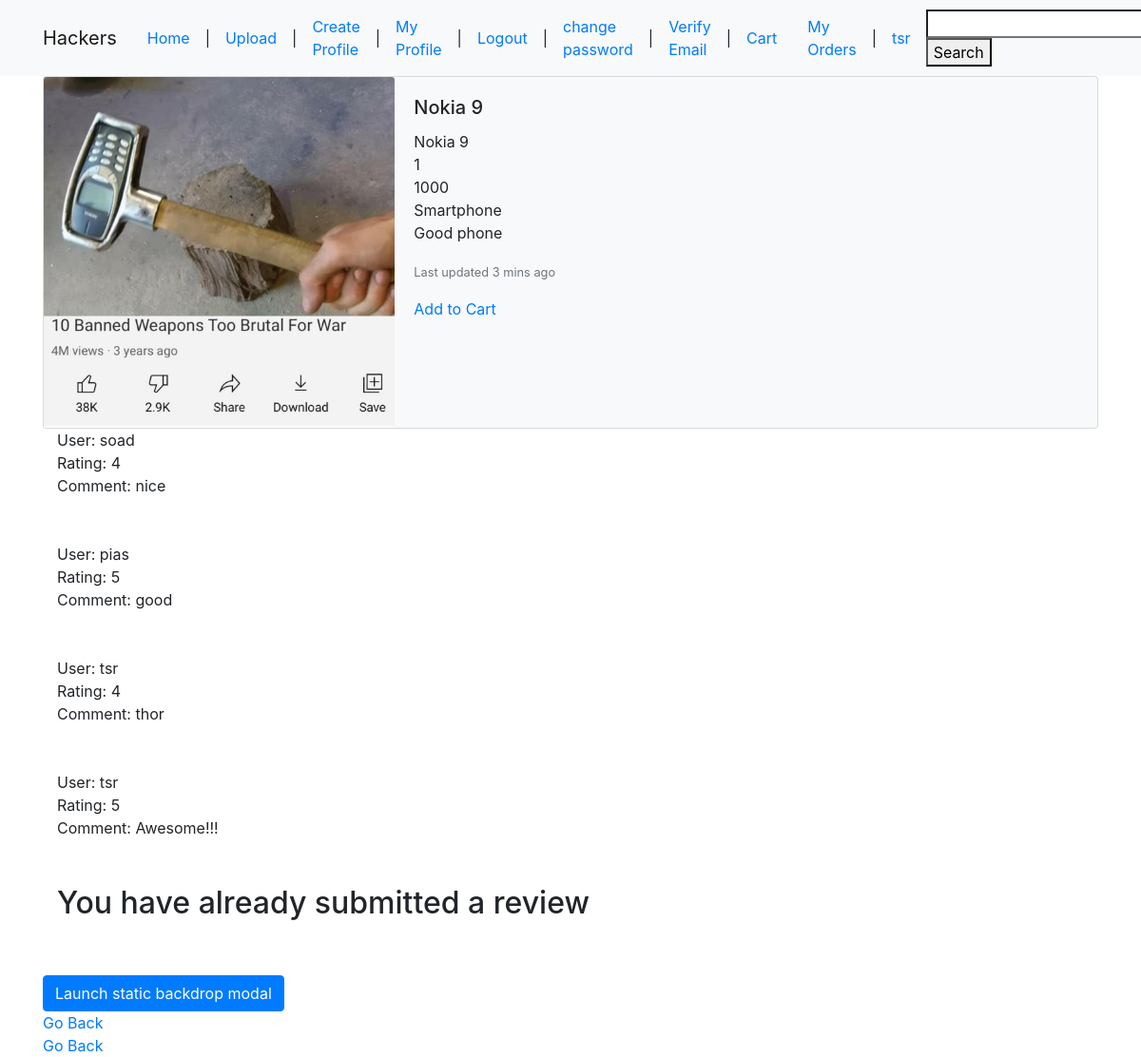
The page /review/1 (signed in) on the database its author committed.
### ProductManagement/models.py (models this page shows, shortened)
class Product(models.Model):
    name = models.CharField(max_length=100)
    price = models.IntegerField(blank=True)
    category = models.CharField(max_length=100)
    description = models.TextField(blank=True)
    image = models.ImageField(upload_to='products/images/', blank=True, default="products/images/default.jpg")
    file = models.FileField(upload_to='products/files/', blank=True, null=True, default='products/files/default.pdf')
    reviews = models.ManyToManyField(Review)

class Review(models.Model):
    RATING_OPTIONS = (
        ('1', '1'),
        ('2', '2'),
        ('3', '3'),
        ('4', '4'),
        ('5', '5')
    )
    rating = models.CharField(max_length=10, choices = RATING_OPTIONS, default='4')
    comment = models.TextField(blank=True, null=True)
    user = models.ForeignKey(User, on_delete=models.CASCADE, null=True, blank=True)
    def __str__(self):
        return self.rating

### ProductManagement/views.py (the view, shortened to what this page needs)
# urls.py: path('review/<int:product_id>', product_views.review_after_complete, name='review'),
@login_required
def review_after_complete(request, product_id):
    already_reviewed = False
    searched_product = get_object_or_404(Product, id=product_id)
    user_list = searched_product.reviews.filter(user=request.user)
    print(user_list, len(user_list))
    if len(user_list) != 0:
        already_reviewed = True
    form = ReviewForm()
    context = {
        'search': searched_product,
        'form': form,
        'already_reviewed': already_reviewed
    }
    return render(request, 'ProductManagement/detail_product_view_review.html', context)

### ProductManagement/forms.py
class ReviewForm(forms.ModelForm):
    class Meta:
        model = Review
        fields = ('rating', 'comment')

### templates/ProductManagement/detail_product_view_review.html
{% extends 'base2.html' %}
{% load crispy_forms_tags %}
{% block content  %}
        <div class="card bg-light mb-2`" >
          <div class="row no-gutters">
            <div class="col-md-4">
              <img src="{{ search.image.url }}" class="card-img" alt="...">
            </div>
            <div class="col-md-8">
              <div class="card-body">
                <h5 class="card-title">{{ search.name }}</h5>
                <p class="card-text">
                    {{ search.name }} <br>
                    {{ search.id }} <br>
                    {{ search.price }} <br>
                    {{ search.category }} <br>
                    {{ search.description }} <br>
                </p>
                <p class="card-text"><small class="text-muted">Last updated 3 mins ago</small></p>
                  <a href="{% url 'update-cart' search.id  %}" >Add to Cart</a>
              </div>
            </div>
          </div>
        </div>
    <div class="container">
        {% for review in search.reviews.all %}
            User: {{ review.user.username }}<br>
            Rating: {{ review.rating }} <br>
            Comment: {{ review.comment }} <br><br><br>
        {% endfor %}
    </div>
    <div class="container">
        {% if already_reviewed == False %}
        <form method="POST">
            {% csrf_token %}
            {{ form | crispy }}
            <button type="submit">Review</button>
        </form>
        {% else %}
            <h2>You have already submitted a review</h2>
        {% endif %}
    </div>
{% endblock content %}

### templates/base2.html (shortened to what this page needs)
<!doctype html>
<html lang="en">
  <head>
    <link rel="stylesheet" href="https://stackpath.bootstrapcdn.com/bootstrap/4.5.2/css/bootstrap.min.css">
  </head>
  <body>
      <nav class="navbar navbar-expand-lg navbar-light bg-light">
      <div class="container">
          <a class="navbar-brand" href="#">Hackers</a>
          <div class="collapse navbar-collapse" id="navbarSupportedContent">
              <a class="nav-link"  href="{% url 'products_list' %}">Home</a> |
            {% if user.is_authenticated %}
                <a class="nav-link"  href="{% url 'upload_product' %}">Upload</a> |
                <a class="nav-link"  href="{% url 'create_profile' %}">Create Profile</a> |
                <a class="nav-link"  href="{% url 'show_profile' %}">My Profile</a> |
                <a class="nav-link"  href="{% url 'logout' %}">Logout</a> |
                <a class="nav-link"  href="{% url 'password_change' %}">change password</a>  |
                <a class="nav-link"  href="{% url 'email' %}">Verify Email</a>  |
                <a class="nav-link"  href="{% url 'cart' %}">Cart</a>
                <a class="nav-link"  href="{% url 'my-orders' %}">My Orders</a>  |
                <a class="nav-link"  href="{% url 'show_profile' %}">{{ user.username }}</a>
            {% else %}
                <a class="nav-link"  href="{% url 'register' %}">Register</a> |
                <a class="nav-link"  href="{% url 'login' %}">Login</a>
                 <b>Stranger! </b>
            {% endif %}
            <form method="POST" action="{% url 'products_list' %}">
              <input  type="search" name="search">
              <button  type="submit">Search</button>
            </form>
        </div>
      </div>
    </nav>
        <div class="container">
            {% block content %}
            {% endblock content %}
        </div>
      <br><br>
      <div class="container">
            <button type="button" class="btn btn-primary" data-toggle="modal" data-target="#staticBackdrop">
              Launch static backdrop modal
            </button>
          <br>
            <br>
          <a href="javascript:history.back()">Go Back</a>
      </div>
  </body>
</html>

### rows shown on the page
Product: image (picture), name "Nokia 9", id "1", price "1000", category "Smartphone", description "Good phone"
Review: user.username "soad", rating "4", comment "nice"
Review: user.username "pias", rating "5", comment "good"
Review: user.username "tsr", rating "4", comment "thor"
Review: user.username "tsr", rating "5", comment "Awesome!!!"

### other values the page prints
{{ user.username }} "tsr"
